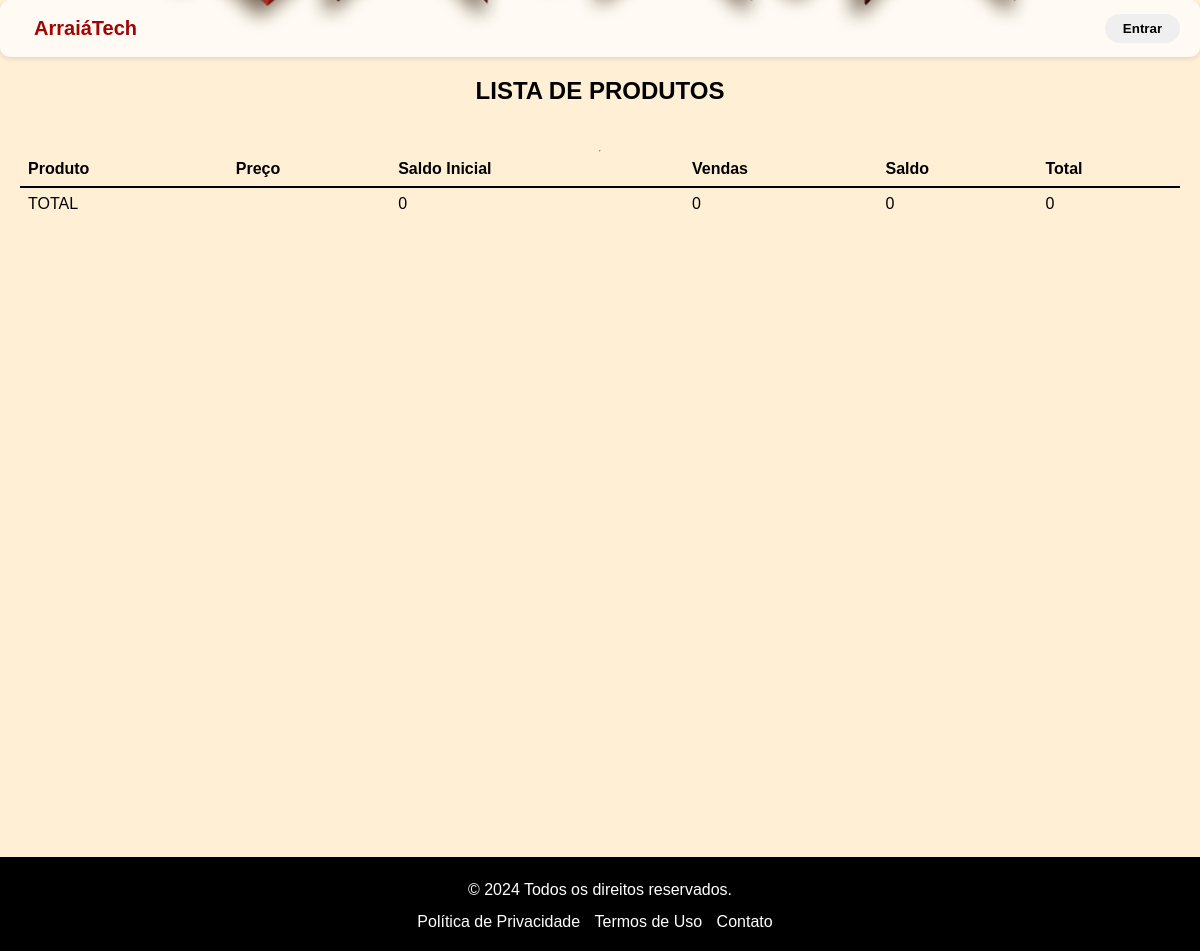
The page /transparencia/ on the database as committed earlier.
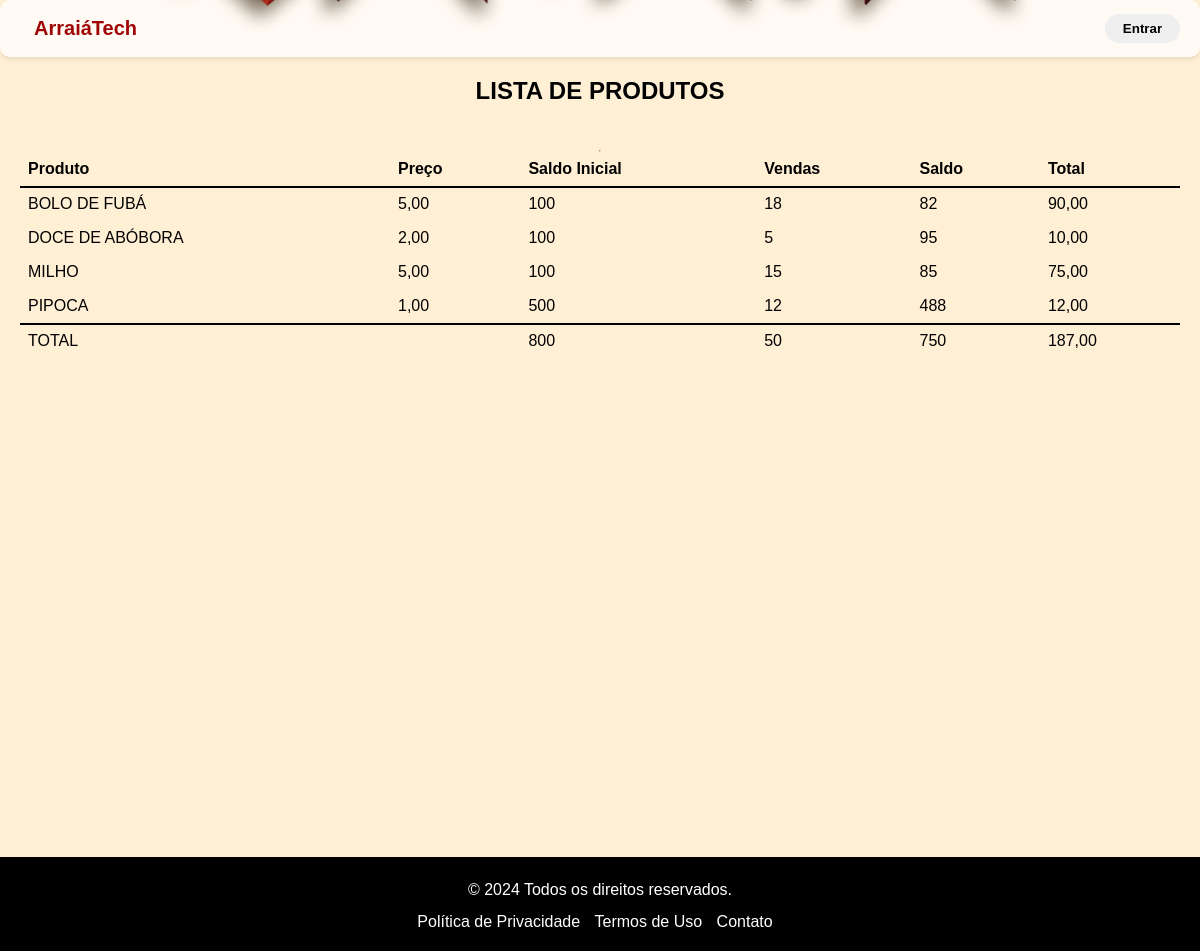
The same page on the database as committed later.
### movimentacao/models.py (models this page shows, shortened)
class Produto(models.Model):
    UNIDADE_CHOICES = (
        ('UN', 'Unidade'),
        ('PCT', 'Pacote'),
        ('L', 'Litros'),
        ('KG', 'Quilograma'),
    )
    nome = models.CharField(max_length=100, unique=True)
    unidade = models.CharField(max_length=20, choices=UNIDADE_CHOICES, blank=False)
    quantidade_inicial = models.IntegerField(default=0)
    saldo = models.IntegerField(default=0, editable=False)
    vendas = models.IntegerField(default=0, editable=False)
    data_criacao = models.DateTimeField(auto_now_add=True)
    preco = models.DecimalField(max_digits=10, decimal_places=2, default=0)
    arrecadacao = models.DecimalField(max_digits=10, decimal_places=2, default=0, editable=False)

### publico/views.py (the view)
# urls.py: path('transparencia/', views.transparencia, name="transparencia"),
def transparencia(request):
    produtos_list = Produto.objects.all()  # Obtém todos os produtos do banco de dados
    total_saldo_inicial = sum([produto.quantidade_inicial for produto in produtos_list])
    total_vendas = sum([produto.vendas for produto in produtos_list])
    total_saldo = sum([produto.saldo for produto in produtos_list])
    total_arrecadacao = sum([produto.arrecadacao for produto in produtos_list])
    return render(request, 'transparencia.html', {
        'produtos_list': produtos_list,
        'total_saldo_inicial': total_saldo_inicial,
        'total_vendas': total_vendas,
        'total_saldo': total_saldo,
        'total_arrecadacao': total_arrecadacao
    })

### publico/templates/transparencia.html (shortened to what this page needs)
{% load static %}
<!DOCTYPE html>
<html lang="pt-BR">
<head>
    <link rel="stylesheet" href="{% static 'publico/css.css' %}">
</head>
<body>
    <div class="content">
        {% include 'layouts/base.html' %}
        {% block content %}
        <div class="containertabela">
            <h1>LISTA DE PRODUTOS</h1>
            <hr>
            <table>
            <tr class="linha-divisoria">
                <thead>
                    <tr>
                        <th>Produto</th>
                        <th>Preço</th>
                        <th>Saldo Inicial</th>
                        <th>Vendas</th>
                        <th>Saldo</th>
                        <th>Total</th>
                    </tr>
                </thead>
                <tbody>
                    {% for produto in produtos_list %}
                    <tr>
                        <td>{{ produto.nome }}</td>
                        <td>{{ produto.preco }}</td>
                        <td>{{ produto.quantidade_inicial }}</td>
                        <td>{{ produto.vendas }}</td>
                        <td>{{ produto.saldo }}</td>
                        <td>{{ produto.arrecadacao }}</td>
                    </tr>
                    {% endfor %}
                    <tr class="linha-divisoria">
                    <tr>
                        <td>TOTAL</td>
                        <td></td>
                        <td>{{ total_saldo_inicial }}</td>
                        <td>{{ total_vendas }}</td>
                        <td>{{ total_saldo }}</td>
                        <td>{{ total_arrecadacao }}</td>
                    </tr>
                </tbody>
            </table>
        </div>
        {% endblock %}
        {% include 'layouts/rodape.html' %}
    </div>
</body>
</html>

### templates/layouts/base.html (shortened to what this page needs)
{% load static %}
<!DOCTYPE html>
<html lang="pt-BR">
<head>
    <link rel="stylesheet" href="{% static 'publico/cabecalho.css' %}">
</head>
<body>
    <div class="navbar">
        <button onclick="window.location.href='/'" class="logo">ArraiáTech</button>
        <button onclick="window.location.href='/admin'">Entrar</button>
    </div>
</body>
</html>

### templates/layouts/rodape.html (shortened to what this page needs)
{% load static %}
<!DOCTYPE html>
<html lang="pt-BR">
<head>
    <link rel="stylesheet" href="{% static 'publico/cabecalho.css' %}">
</head>
<body>
    <div class="footer">
        <p class="copyright">&copy; 2024 Todos os direitos reservados.</p>
        <ul class="footer-links">
            <li><a href="#" class="footer-link">Política de Privacidade</a></li>
            <li><a href="#" class="footer-link">Termos de Uso</a></li>
            <li><a href="#" class="footer-link">Contato</a></li>
        </ul>
    </div>
</body>
</html>

### templates/static/publico/css.css (style rules this page uses)
.linha-divisoria { border-top: 2px solid #000; }
h1 { margin-bottom: 20px; font-size: 24px; color: #000000; }

### templates/static/publico/cabecalho.css (style rules this page uses)
* { margin: 0; padding: 0; box-sizing: border-box; }
body { background-color: #ffefd5; font-family: Arial, sans-serif; margin: 0; padding: 0; }
p { font-size: 16px; line-height: 1.6; color: #333; margin-bottom: 20px; }
ul, ol { margin: 0; padding: 0; list-style: none; }
li { margin-bottom: 10px; }
table { width: 100%; border-collapse: collapse; margin: 0; }
th { background-color: #ffefd5; padding: 8px; text-align: left; }
td { padding: 8px; }
.containertabela, .container { display: flex; flex-direction: column; align-items: center; justify-content: flex-start; height: 100vh; padding: 20px; }
button { padding: 7px 14px; border: none; border-radius: 20px; font-weight: 600; cursor: pointer; transition: background-color 0.3s ease; width: 75px; }
button.logo { font-size: 20px; font-weight: bold; color: #a00404; background-color: transparent; }
.navbar { display: flex; justify-content: space-between; align-items: center; background-color: rgba(255, 255, 255, 0.7); padding: 10px 20px; border-radius: 10px; box-shadow: 0 2px 5px rgba(0, 0, 0, 0.1); background-image: url('static/publico/R.png'); background-size: cover; background-position: center bottom; }
.logo { font-size: 24px; font-weight: bold; color: #ff0000fb; }
.footer { background-color: #000000; color: white; padding: 20px; text-align: center; }
.footer p { margin-bottom: 10px; }
.footer ul { list-style: none; padding: 0; }
.footer ul li { display: inline; margin-right: 10px; }
.footer ul li a { color: white; text-decoration: none; }
.footer .copyright, .footer .footer-links .footer-link { color: white; }

Rows that differ between the two databases and show on the page:
added Produto: nome "BOLO DE FUBÁ", preco "5,00", quantidade_inicial "100", vendas "18", saldo "82", arrecadacao "90,00"
added Produto: nome "DOCE DE ABÓBORA", preco "2,00", quantidade_inicial "100", vendas "5", saldo "95", arrecadacao "10,00"
added Produto: nome "MILHO", preco "5,00", quantidade_inicial "100", vendas "15", saldo "85", arrecadacao "75,00"
added Produto: nome "PIPOCA", preco "1,00", quantidade_inicial "500", vendas "12", saldo "488", arrecadacao "12,00"
Other text that changed with them:
{{ total_saldo_inicial }}: "0" → "800"
{{ total_vendas }}: "0" → "50"
{{ total_saldo }}: "0" → "750"
{{ total_arrecadacao }}: "0" → "187,00"
